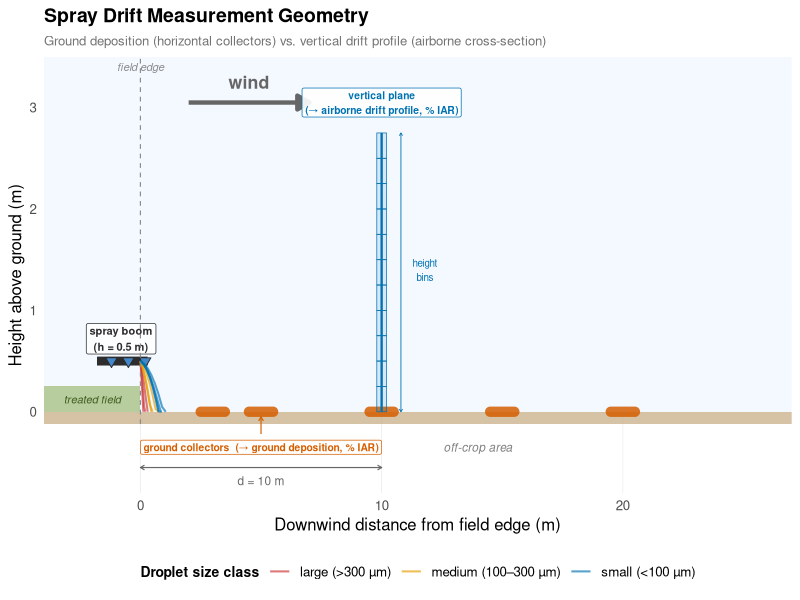
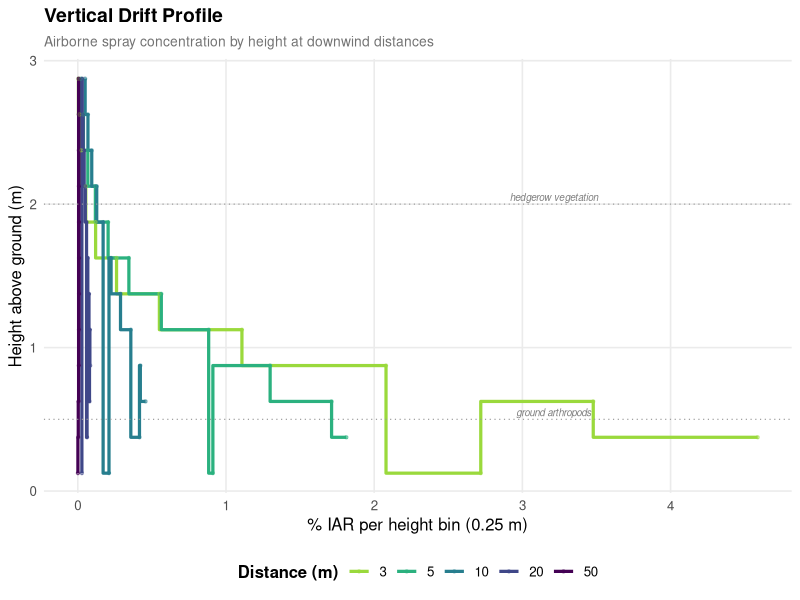
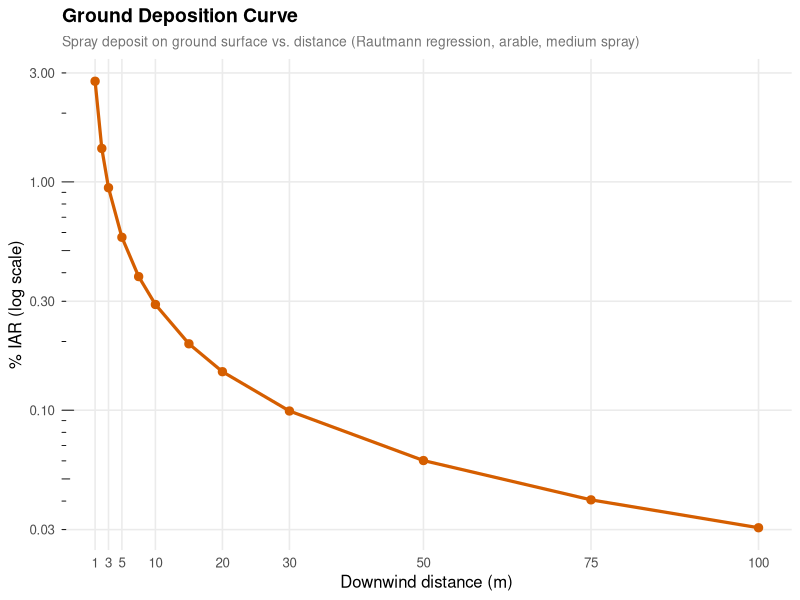
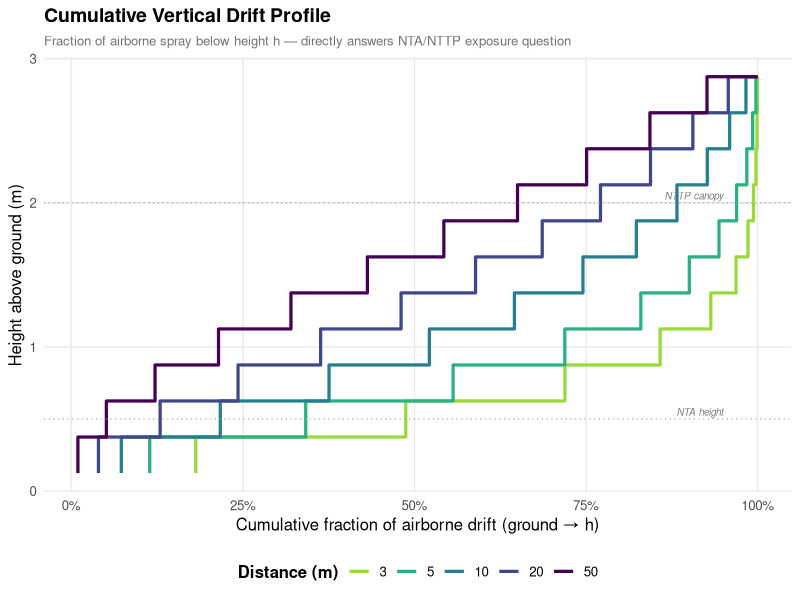
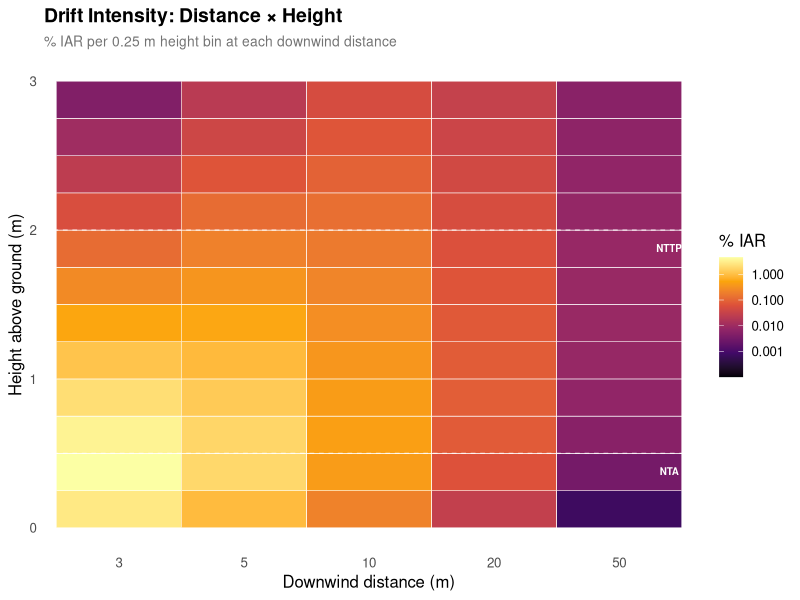

The R source for these figures, in order:
## ---- chunk 1
#| label: fig-geometry
#| fig-cap: "Side-view schematic of spray drift measurement. Orange bars = ground collectors measuring horizontal deposition. Blue plane = vertical cross-section measuring airborne drift profile by height."
#| fig-width: 10
#| fig-height: 5.5

library(ggplot2)
library(dplyr)

boom_z <- 0.5
vp_distance <- 10

# Realistic droplet trajectories (simplified ballistic + drag + wind)
make_traj <- function(v0_z, v0_x, drag_coeff, n = 80) {
  dt <- 0.05
  x <- y <- numeric(n)
  vx <- v0_x; vy <- v0_z
  x[1] <- 0; y[1] <- boom_z
  wind <- 3.0; g <- 9.81
  for (i in 2:n) {
    vx <- vx + (wind - vx) * drag_coeff * dt
    vy <- vy - g * dt * (1 - drag_coeff * 0.3)
    x[i] <- x[i-1] + vx * dt
    y[i] <- y[i-1] + vy * dt
    if (y[i] < 0) { y[i] <- 0; break }
  }
  data.frame(x = x[1:i], y = y[1:i])
}

trajs <- bind_rows(
  make_traj(-2.0, 1.0, 0.05) |> mutate(size_class = "large (>300 µm)", traj_id = 1),
  make_traj(-1.5, 1.5, 0.06) |> mutate(size_class = "large (>300 µm)", traj_id = 2),
  make_traj(-2.5, 0.8, 0.04) |> mutate(size_class = "large (>300 µm)", traj_id = 3),
  make_traj(-1.0, 2.0, 0.15) |> mutate(size_class = "medium (100–300 µm)", traj_id = 4),
  make_traj(-0.5, 2.5, 0.18) |> mutate(size_class = "medium (100–300 µm)", traj_id = 5),
  make_traj(-0.8, 1.8, 0.12) |> mutate(size_class = "medium (100–300 µm)", traj_id = 6),
  make_traj(-0.2, 2.5, 0.5)  |> mutate(size_class = "small (<100 µm)", traj_id = 7),
  make_traj(-0.1, 3.0, 0.6)  |> mutate(size_class = "small (<100 µm)", traj_id = 8),
  make_traj( 0.1, 2.0, 0.7)  |> mutate(size_class = "small (<100 µm)", traj_id = 9),
  make_traj(-0.3, 2.8, 0.55) |> mutate(size_class = "small (<100 µm)", traj_id = 10)
)

gc_pos <- data.frame(x = c(3, 5, 10, 15, 20), y = 0, w = 1.0)
hbins <- data.frame(ymin = seq(0, 2.5, by = 0.25), ymax = seq(0.25, 2.75, by = 0.25))

ggplot() +
  annotate("rect", xmin = -4, xmax = 28, ymin = 0, ymax = 3.5, fill = "#f4f8ff") +
  annotate("rect", xmin = -4, xmax = 28, ymin = -0.12, ymax = 0, fill = "#c4a77d", alpha = 0.7) +
  annotate("rect", xmin = -4, xmax = 0, ymin = 0, ymax = 0.25, fill = "#7ba23f", alpha = 0.5) +
  annotate("text", x = -2, y = 0.12, label = "treated field", size = 2.8,
           color = "#405d20", fontface = "italic") +
  annotate("text", x = 14, y = -0.35, label = "off-crop area", size = 3,
           color = "grey50", fontface = "italic") +
  # Spray boom
  annotate("segment", x = -1.8, xend = 0.3, y = boom_z, yend = boom_z,
           linewidth = 3, color = "#2d2d2d") +
  annotate("point", x = c(-1.2, -0.5, 0.2), y = rep(boom_z, 3),
           shape = 25, size = 2.5, fill = "#4488CC", color = "#2d2d2d") +
  annotate("label", x = -0.8, y = boom_z + 0.22, label = "spray boom\n(h = 0.5 m)",
           size = 2.8, color = "#2d2d2d", fontface = "bold", fill = "white", alpha = 0.8) +
  # Trajectories
  geom_path(data = trajs, aes(x = x, y = y, group = traj_id, color = size_class),
            linewidth = 0.7, alpha = 0.65) +
  scale_color_manual(
    values = c("large (>300 µm)" = "#CC3333",
               "medium (100–300 µm)" = "#E69F00",
               "small (<100 µm)" = "#0072B2"),
    name = "Droplet size class"
  ) +
  # Wind
  annotate("segment", x = 2, xend = 7, y = 3.05, yend = 3.05,
           arrow = arrow(length = unit(0.35, "cm"), type = "closed"),
           linewidth = 1.5, color = "#666666") +
  annotate("text", x = 4.5, y = 3.25, label = "wind", size = 4.5,
           color = "#666666", fontface = "bold") +
  # Ground collectors
  geom_segment(data = gc_pos, aes(x = x - w/2, xend = x + w/2, y = 0, yend = 0),
               linewidth = 3.5, color = "#D55E00", alpha = 0.85, lineend = "round") +
  annotate("segment", x = 5, xend = 5, y = -0.22, yend = -0.05,
           arrow = arrow(length = unit(0.12, "cm")), color = "#D55E00", linewidth = 0.4) +
  annotate("label", x = 5, y = -0.35,
           label = "ground collectors  (→ ground deposition, % IAR)",
           size = 2.6, color = "#D55E00", fontface = "bold", fill = "white", alpha = 0.9) +
  # Vertical measurement plane
  annotate("rect", xmin = vp_distance - 0.2, xmax = vp_distance + 0.2,
           ymin = 0, ymax = 2.75, fill = "#0072B2", alpha = 0.12) +
  geom_rect(data = hbins,
            aes(xmin = vp_distance - 0.2, xmax = vp_distance + 0.2, ymin = ymin, ymax = ymax),
            fill = NA, color = "#0072B2", linewidth = 0.25) +
  annotate("segment", x = vp_distance, xend = vp_distance, y = 0, yend = 2.75,
           linewidth = 0.8, color = "#0072B2") +
  annotate("label", x = vp_distance, y = 3.05,
           label = "vertical plane\n(→ airborne drift profile, % IAR)",
           size = 2.6, color = "#0072B2", fontface = "bold", fill = "white", alpha = 0.9) +
  annotate("segment", x = vp_distance + 0.8, xend = vp_distance + 0.8,
           y = 0, yend = 2.75, linewidth = 0.3, color = "#0072B2",
           arrow = arrow(length = unit(0.08, "cm"), ends = "both")) +
  annotate("text", x = vp_distance + 1.8, y = 1.4, label = "height\nbins",
           size = 2.5, color = "#0072B2") +
  # Distance annotation
  annotate("segment", x = 0, xend = vp_distance, y = -0.55, yend = -0.55,
           linewidth = 0.4, color = "grey40",
           arrow = arrow(length = unit(0.12, "cm"), ends = "both")) +
  annotate("text", x = vp_distance / 2, y = -0.68,
           label = paste0("d = ", vp_distance, " m"), size = 3, color = "grey40") +
  # Field edge
  annotate("segment", x = 0, xend = 0, y = -0.12, yend = 3.5,
           linetype = "dashed", color = "grey55", linewidth = 0.4) +
  annotate("text", x = 0, y = 3.4, label = "field edge", size = 2.8,
           color = "grey55", fontface = "italic") +
  labs(
    title = "Spray Drift Measurement Geometry",
    subtitle = "Ground deposition (horizontal collectors) vs. vertical drift profile (airborne cross-section)",
    x = "Downwind distance from field edge (m)",
    y = "Height above ground (m)"
  ) +
  coord_cartesian(xlim = c(-4, 27), ylim = c(-0.8, 3.5), expand = FALSE) +
  theme_minimal(base_size = 12) +
  theme(
    panel.grid.minor = element_blank(),
    panel.grid.major = element_line(color = "grey92", linewidth = 0.25),
    legend.position = "bottom",
    legend.title = element_text(face = "bold", size = 10),
    plot.title = element_text(face = "bold", size = 14),
    plot.subtitle = element_text(size = 9.5, color = "grey45")
  )
## ---- chunk 2
#| label: fig-vertical-profile
#| fig-cap: "Airborne spray concentration by height at downwind distances. Gamma-distributed profiles; total airborne from mass balance with Rautmann ground deposition. Dotted lines indicate typical NTA (0.5 m) and NTTP hedgerow (2.0 m) heights."
#| fig-width: 7
#| fig-height: 6

# Realistic vertical profile data
# Total airborne fraction at each distance (complement of cumulative deposition)
distances <- c(3, 5, 10, 20, 50)
height_edges <- seq(0, 5, by = 0.25)
height_mids <- (height_edges[-length(height_edges)] + height_edges[-1]) / 2
bin_width <- 0.25

profile_params <- data.frame(
  distance = distances,
  total_airborne = c(0.15, 0.08, 0.03, 0.008, 0.001),
  mode_height = c(0.35, 0.45, 0.6, 0.9, 1.5),
  spread = c(0.3, 0.4, 0.6, 0.9, 1.2)
)

profiles <- expand.grid(distance_m = distances, height_mid = height_mids) |>
  left_join(profile_params, by = c("distance_m" = "distance")) |>
  mutate(
    shape = (mode_height / spread)^2 + 1,
    rate = (shape - 1) / mode_height,
    density_raw = dgamma(height_mid, shape = shape, rate = rate),
    .by = distance_m
  ) |>
  mutate(
    density_norm = density_raw / sum(density_raw),
    pct_iar = density_norm * total_airborne * 100,
    height_min = height_mid - bin_width / 2,
    height_max = height_mid + bin_width / 2,
    .by = distance_m
  )

profiles |>
  filter(height_mid <= 3) |>
  ggplot(aes(x = pct_iar, y = height_mid, color = factor(distance_m))) +
  geom_step(aes(group = distance_m), linewidth = 1.1, direction = "vh") +
  geom_point(size = 0.8, alpha = 0.5) +
  scale_color_viridis_d(option = "D", end = 0.85, direction = -1) +
  geom_hline(yintercept = 0.5, linetype = "dotted", color = "grey60", linewidth = 0.4) +
  annotate("text", x = max(profiles$pct_iar) * 0.7, y = 0.55,
           label = "ground arthropods", size = 2.5, color = "grey50", fontface = "italic") +
  geom_hline(yintercept = 2.0, linetype = "dotted", color = "grey60", linewidth = 0.4) +
  annotate("text", x = max(profiles$pct_iar) * 0.7, y = 2.05,
           label = "hedgerow vegetation", size = 2.5, color = "grey50", fontface = "italic") +
  labs(
    x = "% IAR per height bin (0.25 m)",
    y = "Height above ground (m)",
    color = "Distance (m)",
    title = "Vertical Drift Profile",
    subtitle = "Airborne spray concentration by height at downwind distances"
  ) +
  theme_minimal(base_size = 12) +
  theme(
    legend.position = "bottom",
    legend.title = element_text(face = "bold"),
    plot.title = element_text(face = "bold", size = 14),
    plot.subtitle = element_text(size = 10, color = "grey45"),
    panel.grid.minor = element_blank()
  )
## ---- chunk 3
#| label: fig-ground-deposition
#| fig-cap: "Ground deposition is already implemented in CDM. Spray deposit decreases rapidly with distance (Rautmann regression, arable crops, medium spray) and serves as the baseline for aquatic risk assessment."
#| fig-width: 7
#| fig-height: 5

deposition <- data.frame(
  distance_m = c(1, 2, 3, 5, 7.5, 10, 15, 20, 30, 50, 75, 100)
) |>
  mutate(pct_iar = 2.7593 * distance_m^(-0.9778))

ggplot(deposition, aes(x = distance_m, y = pct_iar)) +
  geom_line(linewidth = 1.1, color = "#D55E00") +
  geom_point(size = 2.5, color = "#D55E00") +
  scale_y_log10(labels = scales::label_number(), breaks = c(0.01, 0.03, 0.1, 0.3, 1, 3)) +
  scale_x_continuous(breaks = c(1, 3, 5, 10, 20, 30, 50, 75, 100)) +
  annotation_logticks(sides = "l", linewidth = 0.3) +
  labs(
    x = "Downwind distance (m)",
    y = "% IAR (log scale)",
    title = "Ground Deposition Curve",
    subtitle = "Spray deposit on ground surface vs. distance (Rautmann regression, arable, medium spray)"
  ) +
  theme_minimal(base_size = 12) +
  theme(
    plot.title = element_text(face = "bold", size = 14),
    plot.subtitle = element_text(size = 10, color = "grey45"),
    panel.grid.minor = element_blank()
  )
## ---- chunk 4
#| label: fig-cumulative
#| fig-cap: "Cumulative fraction of airborne drift below height h. Directly answers the NTA/NTTP regulatory question: what percentage of airborne spray passes below a given canopy height?"
#| fig-width: 7
#| fig-height: 6

profiles |>
  filter(height_mid <= 3) |>
  arrange(distance_m, height_mid) |>
  mutate(
    cum_pct_iar = cumsum(pct_iar),
    total = sum(pct_iar),
    cum_fraction = cum_pct_iar / total,
    .by = distance_m
  ) |>
  ggplot(aes(x = cum_fraction, y = height_mid, color = factor(distance_m))) +
  geom_step(linewidth = 1.1, direction = "vh") +
  scale_color_viridis_d(option = "D", end = 0.85, direction = -1) +
  scale_x_continuous(labels = scales::label_percent()) +
  geom_hline(yintercept = 0.5, linetype = "dotted", color = "grey60", linewidth = 0.4) +
  geom_hline(yintercept = 2.0, linetype = "dotted", color = "grey60", linewidth = 0.4) +
  annotate("text", x = 0.95, y = 0.55, label = "NTA height",
           size = 2.5, color = "grey50", fontface = "italic", hjust = 1) +
  annotate("text", x = 0.95, y = 2.05, label = "NTTP canopy",
           size = 2.5, color = "grey50", fontface = "italic", hjust = 1) +
  labs(
    x = "Cumulative fraction of airborne drift (ground → h)",
    y = "Height above ground (m)",
    color = "Distance (m)",
    title = "Cumulative Vertical Drift Profile",
    subtitle = "Fraction of airborne spray below height h — directly answers NTA/NTTP exposure question"
  ) +
  theme_minimal(base_size = 12) +
  theme(
    legend.position = "bottom",
    legend.title = element_text(face = "bold"),
    plot.title = element_text(face = "bold", size = 14),
    plot.subtitle = element_text(size = 9.5, color = "grey45"),
    panel.grid.minor = element_blank()
  )
## ---- chunk 5
#| label: fig-heatmap
#| fig-cap: "Airborne drift intensity by distance and height. Concentration is highest near the ground at short distances and shifts upward with distance. Dashed lines mark NTA (0.5 m) and NTTP (2.0 m) reference heights."
#| fig-width: 7
#| fig-height: 5.5

profiles |>
  filter(height_mid <= 3) |>
  mutate(pct_iar_plot = pmax(pct_iar, 1e-4)) |>
  ggplot(aes(x = factor(distance_m), y = height_mid, fill = pct_iar_plot)) +
  geom_tile(color = "white", linewidth = 0.2) +
  scale_fill_viridis_c(
    option = "inferno", trans = "log10", name = "% IAR",
    labels = scales::label_number(accuracy = 0.001),
    breaks = c(0.001, 0.01, 0.1, 1),
    limits = c(1e-4, NA),
    oob = scales::squish
  ) +
  geom_hline(yintercept = 0.5, linetype = "dashed", color = "white", linewidth = 0.4, alpha = 0.7) +
  geom_hline(yintercept = 2.0, linetype = "dashed", color = "white", linewidth = 0.4, alpha = 0.7) +
  annotate("text", x = 5.4, y = 0.38, label = "NTA", size = 2.5, color = "white", fontface = "bold") +
  annotate("text", x = 5.4, y = 1.88, label = "NTTP", size = 2.5, color = "white", fontface = "bold") +
  labs(
    x = "Downwind distance (m)", y = "Height above ground (m)",
    title = "Drift Intensity: Distance × Height",
    subtitle = "% IAR per 0.25 m height bin at each downwind distance"
  ) +
  theme_minimal(base_size = 12) +
  theme(
    plot.title = element_text(face = "bold", size = 14),
    plot.subtitle = element_text(size = 10, color = "grey45"),
    panel.grid = element_blank()
  )
